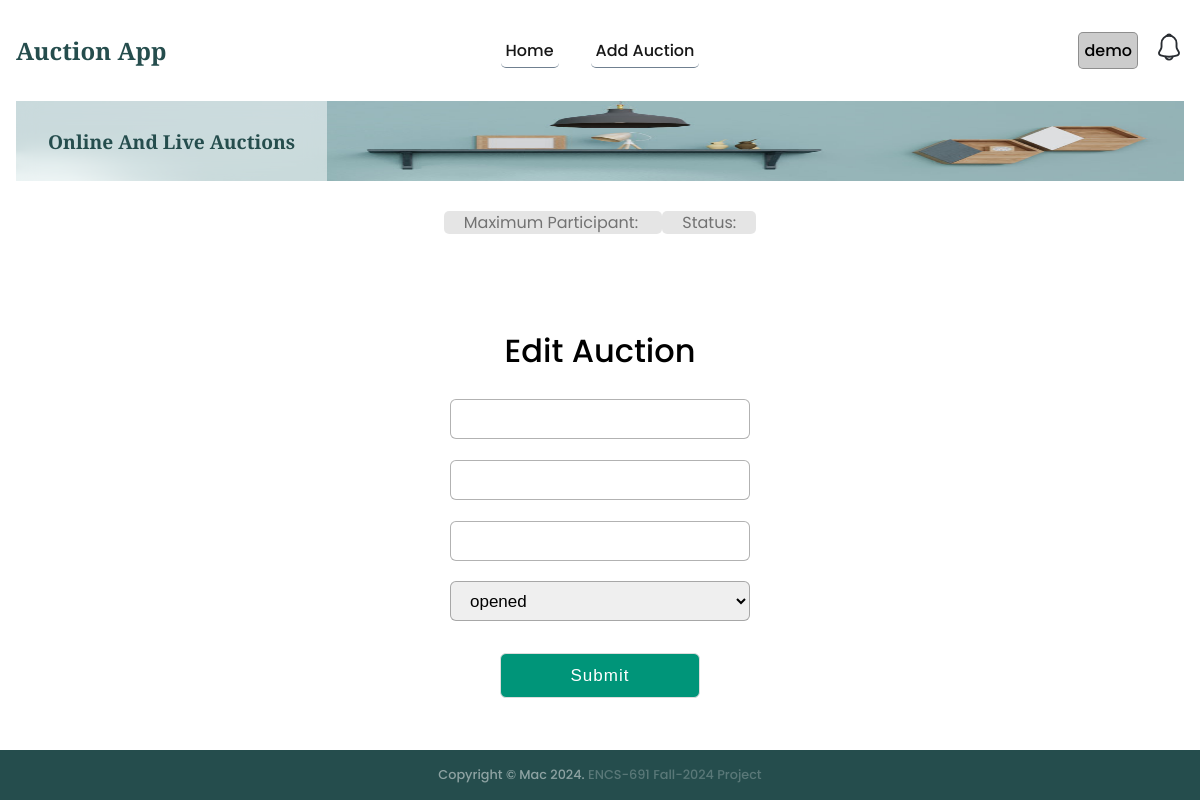
Before: /auction/3/edit (signed in) with the older database file.
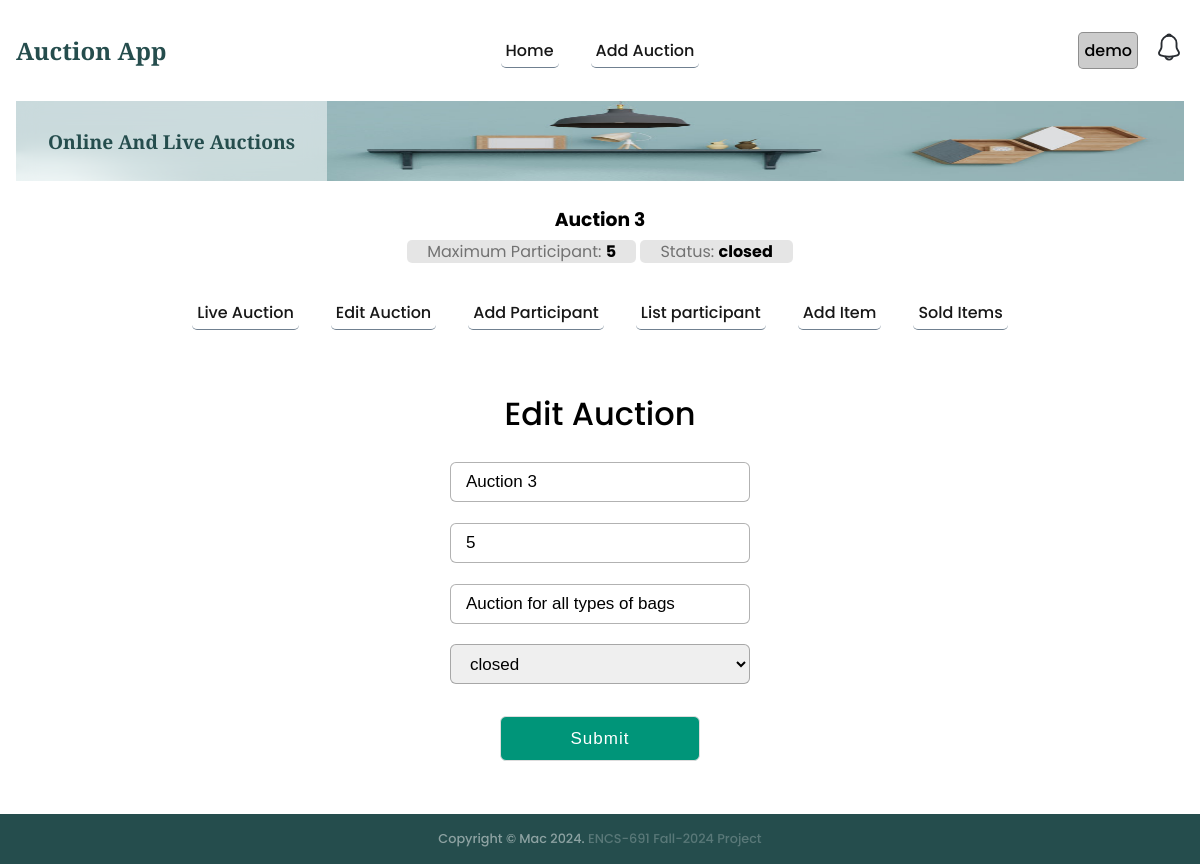
After: the same page with the newer database file.
### auctions/models.py (models this page shows, shortened)
class Auction(models.Model):
    name = models.CharField(max_length=200)
    description = models.CharField(max_length=200)
    status = models.CharField(max_length=200, default='opened')
    auction1 = models.CharField(max_length=200, default='0')
    maxparticipant = models.CharField(max_length=200, default='0')
    username = models.CharField(max_length=200, default='-')
    createdat = models.DateTimeField(default=timezone.now)

### auctions/views.py (the view)
# urls.py: path('auction/<int:id>/edit', views.editAuction, name='editAuction'),
@login_required
def editAuction(req, id):
    if req.method == 'POST':
        return doEditAuction(req, id)
    auction = getRecordByPk(Auction, id)
    context = {'auction':auction, 'auctionStatus':auctionStatus}
    return render(req, 'auctions/editAuction.html', context=context)

### auctions/utils.py (called while the page is built)
def getRecordByPk(model, id):
    try:
        record = model.objects.get(pk=id)
    except (KeyError, model.DoesNotExist):
        logging.error('getRecordByPk: model does not exist')
        return None
    else:
        return record

### templates/auctions/editAuction.html (shortened to what this page needs)
{% extends "auctions/auctionBase.html" %}
{% block auction_content %}
<div class="addContact container_main">
  <div class="registration form">
    <header>Edit Auction</header>
    <form action="{% url 'auctions:editAuction' auction.id %}" method="post" enctype="multipart/form-data">
      <div class="auction-flex">
        <input type="text" required name="name" value="{{auction.name}}">
        <input type="number" required name="maxparticipant" value="{{auction.maxparticipant}}">
        <input type="text" required name="description" value="{{auction.description}}">
        {% if auctionStatus %}
        <select name="status" id="status">
          {% for status in auctionStatus %}
            {% if auction.status == status %}
              <option value="{{status}}" selected>{{status}}</option>
            {% else %}
              <option value="{{status}}">{{status}}</option>
            {% endif %}
          {% endfor %}
        </select>
        {% endif %}
      </div>
      <button type="submit" class="button">Submit</button>
    </form>
  </div>
</div>
{% endblock %}

### templates/auctions/auctionBase.html
{% extends "base.html" %}
{% block content %}
<section class="section__container product__container" id="product">
    <div class="auctionbase__header">
        <a href="{% url 'auctions:auctionIndex' auction.id %}">
            <h3>{{auction.name}}</h3>
            <span>Maximum Participant: <strong>{{auction.maxparticipant}}</strong></span>
            <span>Status: <strong>{{auction.status}}</strong></span>
        </a>
    </div>
    <nav>
        <ul class="nav__links auction__nav__links" id="nav-links">
            {% if auction %}
            <li><a href="{% url 'auctions:auctionIndex' auction.id %}">Live Auction</a></li>
            <li><a href="{% url 'auctions:editAuction' auction.id %}">Edit Auction</a></li>
            <li><a href="{% url 'auctions:addParticipant' auction.id %}">Add Participant</a></li>
            <li><a href="{% url 'auctions:listParticipant' auction.id %}">List participant</a></li>
            <li><a href="{% url 'auctions:addItem' auction.id %}">Add Item</a></li>
            <li><a href="{% url 'auctions:getSoldItems' auction.id %}">Sold Items</a></li>
            {% endif %}
        </ul>
    </nav>
    {% include "auctions/message.html" %}
    {% block auction_content %}{% endblock %}
</section>
{% endblock %}

Changed rows visible on the page:
added Auction: name "Auction 3", maxparticipant "5", status "closed", description "Auction for all types of bags"
Other visible differences:
form field status: "opened" → (not shown)
text now shown: "Live Auction Edit Auction Add Participant List participant Add Item Sold Items"
